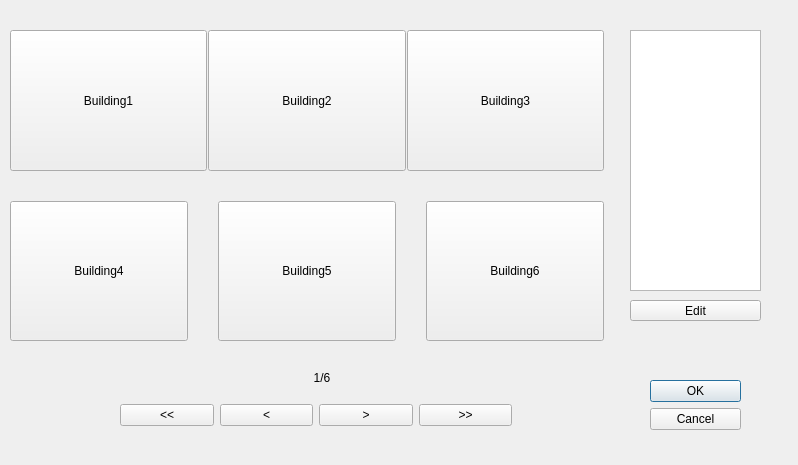
<?xml version="1.0" encoding="UTF-8"?>
<ui version="4.0">
 <class>Dialog</class>
 <widget class="QDialog" name="Dialog">
  <property name="geometry">
   <rect>
    <x>0</x>
    <y>0</y>
    <width>798</width>
    <height>465</height>
   </rect>
  </property>
  <property name="windowTitle">
   <string>Dialog</string>
  </property>
  <widget class="QDialogButtonBox" name="buttonBox">
   <property name="geometry">
    <rect>
     <x>650</x>
     <y>380</y>
     <width>91</width>
     <height>51</height>
    </rect>
   </property>
   <property name="orientation">
    <enum>Qt::Vertical</enum>
   </property>
   <property name="standardButtons">
    <set>QDialogButtonBox::Cancel|QDialogButtonBox::Ok</set>
   </property>
  </widget>
  <widget class="QWidget" name="horizontalLayoutWidget">
   <property name="geometry">
    <rect>
     <x>120</x>
     <y>400</y>
     <width>392</width>
     <height>31</height>
    </rect>
   </property>
   <layout class="QHBoxLayout" name="horizontalLayout">
    <item>
     <widget class="QPushButton" name="first">
      <property name="text">
       <string>&lt;&lt;</string>
      </property>
     </widget>
    </item>
    <item>
     <widget class="QPushButton" name="before">
      <property name="text">
       <string>&lt;</string>
      </property>
     </widget>
    </item>
    <item>
     <widget class="QPushButton" name="next">
      <property name="text">
       <string>&gt;</string>
      </property>
     </widget>
    </item>
    <item>
     <widget class="QPushButton" name="last">
      <property name="text">
       <string>&gt;&gt;</string>
      </property>
     </widget>
    </item>
   </layout>
  </widget>
  <widget class="QLabel" name="label">
   <property name="geometry">
    <rect>
     <x>290</x>
     <y>370</y>
     <width>64</width>
     <height>15</height>
    </rect>
   </property>
   <property name="text">
    <string>1/6</string>
   </property>
   <property name="alignment">
    <set>Qt::AlignCenter</set>
   </property>
  </widget>
  <widget class="QWidget" name="verticalLayoutWidget">
   <property name="geometry">
    <rect>
     <x>10</x>
     <y>30</y>
     <width>594</width>
     <height>311</height>
    </rect>
   </property>
   <layout class="QVBoxLayout" name="verticalLayout">
    <property name="spacing">
     <number>30</number>
    </property>
    <item>
     <layout class="QHBoxLayout" name="horizontalLayout_2" stretch="0,0,0">
      <property name="spacing">
       <number>1</number>
      </property>
      <property name="sizeConstraint">
       <enum>QLayout::SetMaximumSize</enum>
      </property>
      <item>
       <widget class="QPushButton" name="B1">
        <property name="sizePolicy">
         <sizepolicy hsizetype="Minimum" vsizetype="MinimumExpanding">
          <horstretch>0</horstretch>
          <verstretch>18</verstretch>
         </sizepolicy>
        </property>
        <property name="text">
         <string>Building1</string>
        </property>
       </widget>
      </item>
      <item>
       <widget class="QPushButton" name="B2">
        <property name="sizePolicy">
         <sizepolicy hsizetype="Minimum" vsizetype="MinimumExpanding">
          <horstretch>0</horstretch>
          <verstretch>11</verstretch>
         </sizepolicy>
        </property>
        <property name="text">
         <string>Building2</string>
        </property>
       </widget>
      </item>
      <item>
       <widget class="QPushButton" name="B3">
        <property name="sizePolicy">
         <sizepolicy hsizetype="Minimum" vsizetype="MinimumExpanding">
          <horstretch>0</horstretch>
          <verstretch>11</verstretch>
         </sizepolicy>
        </property>
        <property name="text">
         <string>Building3</string>
        </property>
       </widget>
      </item>
     </layout>
    </item>
    <item>
     <layout class="QHBoxLayout" name="horizontalLayout_3">
      <item>
       <widget class="QPushButton" name="B4">
        <property name="sizePolicy">
         <sizepolicy hsizetype="Minimum" vsizetype="MinimumExpanding">
          <horstretch>0</horstretch>
          <verstretch>0</verstretch>
         </sizepolicy>
        </property>
        <property name="text">
         <string>Building4</string>
        </property>
       </widget>
      </item>
      <item>
       <widget class="QPushButton" name="B5">
        <property name="sizePolicy">
         <sizepolicy hsizetype="Minimum" vsizetype="MinimumExpanding">
          <horstretch>0</horstretch>
          <verstretch>0</verstretch>
         </sizepolicy>
        </property>
        <property name="text">
         <string>Building5</string>
        </property>
       </widget>
      </item>
      <item>
       <widget class="QPushButton" name="B6">
        <property name="sizePolicy">
         <sizepolicy hsizetype="Minimum" vsizetype="MinimumExpanding">
          <horstretch>0</horstretch>
          <verstretch>0</verstretch>
         </sizepolicy>
        </property>
        <property name="text">
         <string>Building6</string>
        </property>
        <property name="autoDefault">
         <bool>true</bool>
        </property>
       </widget>
      </item>
     </layout>
    </item>
   </layout>
  </widget>
  <widget class="QListWidget" name="FamilyTypeList">
   <property name="geometry">
    <rect>
     <x>630</x>
     <y>30</y>
     <width>131</width>
     <height>261</height>
    </rect>
   </property>
   <property name="sizePolicy">
    <sizepolicy hsizetype="Expanding" vsizetype="Expanding">
     <horstretch>0</horstretch>
     <verstretch>0</verstretch>
    </sizepolicy>
   </property>
   <property name="dragEnabled">
    <bool>true</bool>
   </property>
   <property name="dragDropMode">
    <enum>QAbstractItemView::DragOnly</enum>
   </property>
   <property name="resizeMode">
    <enum>QListView::Adjust</enum>
   </property>
   <property name="gridSize">
    <size>
     <width>0</width>
     <height>2</height>
    </size>
   </property>
   <property name="selectionRectVisible">
    <bool>true</bool>
   </property>
  </widget>
  <widget class="QPushButton" name="EditButton">
   <property name="geometry">
    <rect>
     <x>630</x>
     <y>300</y>
     <width>131</width>
     <height>21</height>
    </rect>
   </property>
   <property name="text">
    <string>Edit</string>
   </property>
  </widget>
 </widget>
 <resources/>
 <connections>
  <connection>
   <sender>buttonBox</sender>
   <signal>accepted()</signal>
   <receiver>Dialog</receiver>
   <slot>accept()</slot>
   <hints>
    <hint type="sourcelabel">
     <x>248</x>
     <y>254</y>
    </hint>
    <hint type="destinationlabel">
     <x>157</x>
     <y>274</y>
    </hint>
   </hints>
  </connection>
  <connection>
   <sender>buttonBox</sender>
   <signal>rejected()</signal>
   <receiver>Dialog</receiver>
   <slot>reject()</slot>
   <hints>
    <hint type="sourcelabel">
     <x>316</x>
     <y>260</y>
    </hint>
    <hint type="destinationlabel">
     <x>286</x>
     <y>274</y>
    </hint>
   </hints>
  </connection>
 </connections>
</ui>
